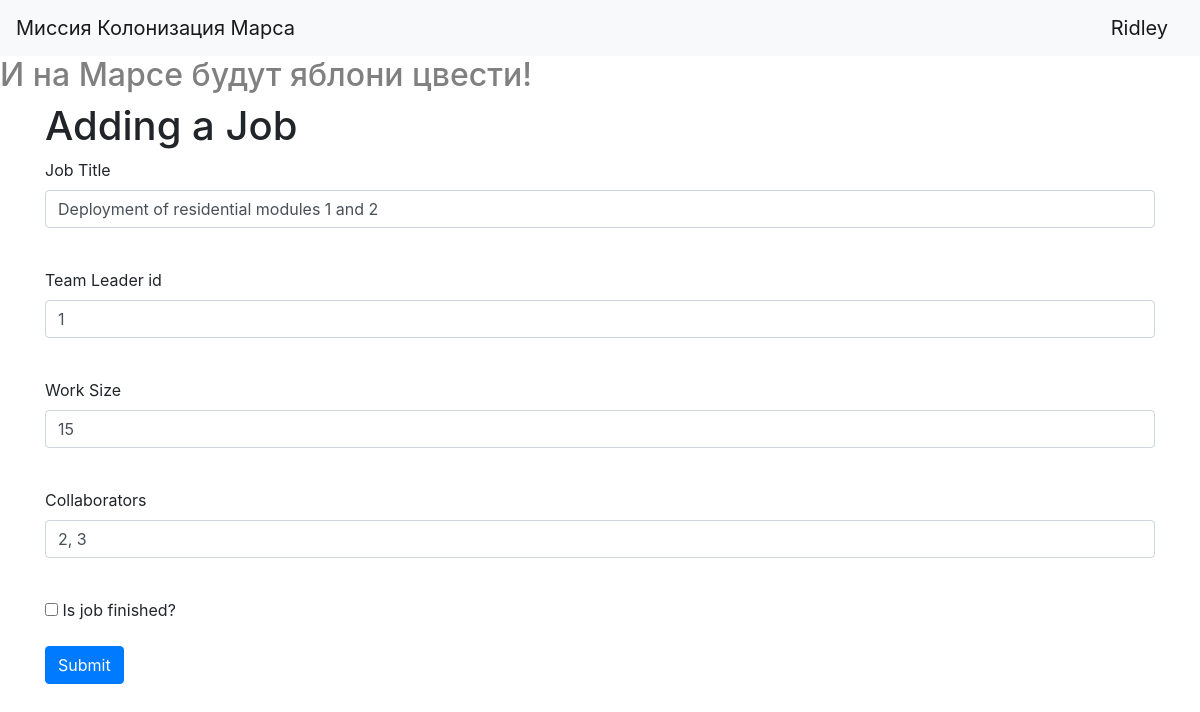
The page /jobs/1 (signed in) on the database as committed earlier.
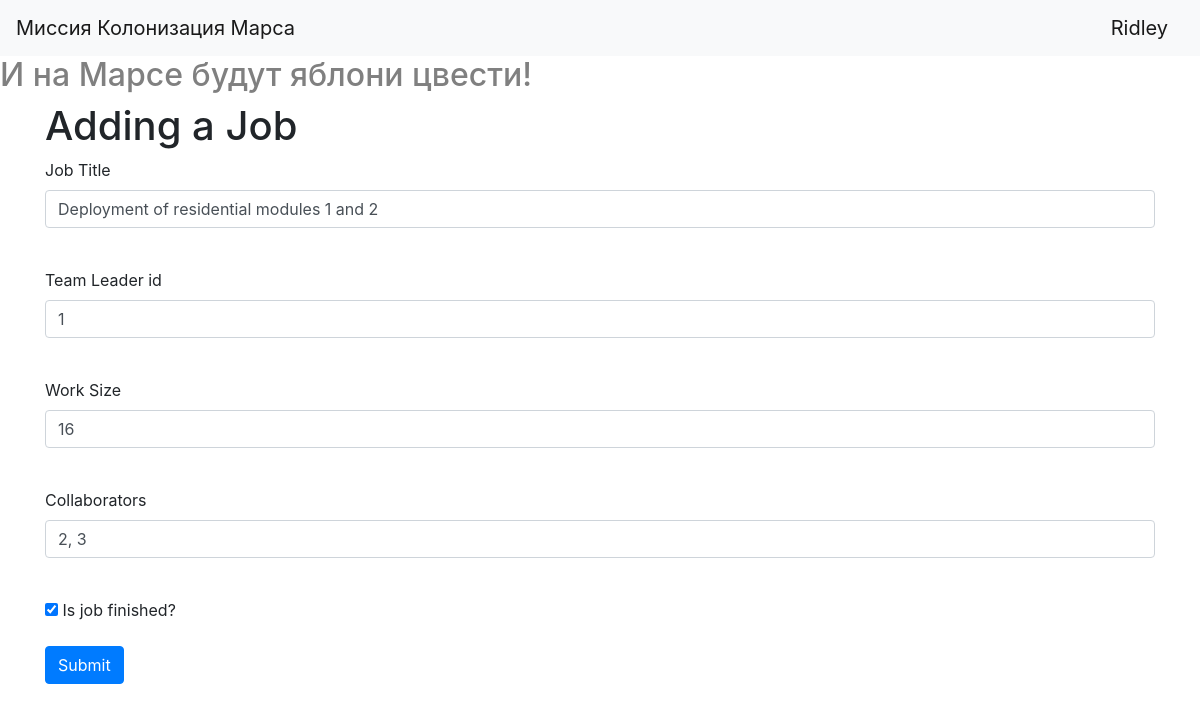
The same page on the database as committed later.
### data/jobs.py (models this page shows)
class Jobs(SqlAlchemyBase):
    __tablename__ = 'jobs'
    id = sqlalchemy.Column(sqlalchemy.Integer,
                           primary_key=True, autoincrement=True)
    team_leader = sqlalchemy.Column(sqlalchemy.Integer,
                                    sqlalchemy.ForeignKey("users.id"))
    user = orm.relation('User')
    job = sqlalchemy.Column(sqlalchemy.String, nullable=True)
    work_size = sqlalchemy.Column(sqlalchemy.Integer, nullable=True)
    collaborators = sqlalchemy.Column(sqlalchemy.String, nullable=True)
    start_date = sqlalchemy.Column(sqlalchemy.DateTime,
                                   default=datetime.datetime.now)
    end_date = sqlalchemy.Column(sqlalchemy.DateTime, nullable=True)
    is_finished = sqlalchemy.Column(sqlalchemy.Boolean, default=True)

### main.py (the view, shortened to what this page needs)
@app.route('/jobs/<int:id>', methods=['GET', 'POST'])
@login_required
def edit_news(id):
    form = JobsForm()
    if request.method == "GET":
        db_sess = create_session()
        jobs = db_sess.query(Jobs).filter(Jobs.id == id,
                                          Jobs.team_leader == current_user.id
                                          ).first()
        if jobs:
            form.job.data = jobs.job
            form.team_leader.data = jobs.team_leader
            form.work_size.data = jobs.work_size
            form.collaborators.data = jobs.collaborators
            form.is_finished.data = jobs.is_finished
        else:
            abort(404)
    return render_template('jobs.html',
                           title='Editing a Job',
                           form=form
                           )

### main.py
class JobsForm(FlaskForm):
    job = StringField('Job Title')
    team_leader = StringField('Team Leader id')
    work_size = IntegerField('Work Size')
    collaborators = StringField('Collaborators')
    is_finished = BooleanField('Is job finished?')
    submit = SubmitField('Submit')

### data/db_session.py (called while the page is built)
def create_session() -> Session:
    global __factory
    return __factory()

### main.py (called while the page is built)
@login_manager.user_loader
def load_user(user_id):
    db_sess = create_session()
    return db_sess.query(User).get(user_id)

### templates/jobs.html (shortened to what this page needs)
{% extends "base.html" %}
{% block content %}
<h1>Adding a Job</h1>
<form action="" method="post">
    <p>
        {{ form.job.label }}<br>
        {{ form.job(class="form-control") }}<br>
    </p>
    <p>
        {{ form.team_leader.label }}<br>
        {{ form.team_leader(class="form-control") }}<br>
    </p>
    <p>
        {{ form.work_size.label }}<br>
        {{ form.work_size(class="form-control") }}<br>
    </p>
    <p>
        {{ form.collaborators.label }}<br>
        {{ form.collaborators(class="form-control") }}<br>
    </p>
    <p>{{ form.is_finished() }} {{ form.is_finished.label }}</p>
    <p>{{ form.submit(type="submit", class="btn btn-primary") }}</p>
</form>
{% endblock %}

Rows that differ between the two databases and show on the page:
changed Jobs "Deployment of residential modules 1 and 2": work_size "15" → "16"; is_finished "☐" → "☑"
